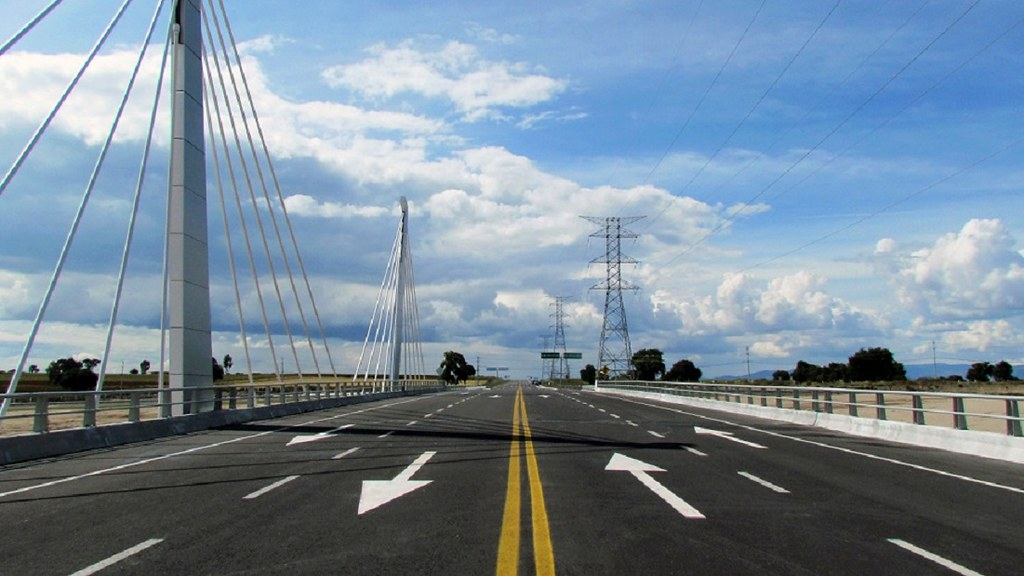
#> input picture record_lineas/imagen.jpg, 1024 x 576 px, given in place of video_cars3.mp4, which was not available
$ python record_line.py
#> lines starting #> are read from the running program, lines starting #| are printed output that depends on the picture; after the words box and inside, x2 and y2 are one past the last pixel; in counts of white or black regions, pixels touching at a corner belong together; pictures that were not available may be replaced by others from this repository, and a replacement may not be noted
import cv2
import numpy as np
import socket
import time


# Crea un objeto de socket
##sock = socket.socket(socket.AF_INET, socket.SOCK_STREAM)
# Conecta el socket al servidor en render.py
##server_address = ('localhost', 1234)
##sock.connect(server_address)


def canny(image):
    gray = cv2.cvtColor(image, cv2.COLOR_RGB2GRAY)
    blur = cv2.GaussianBlur(gray, (5,5),0)
    canny = cv2.Canny(blur, 50 ,150)
    return canny

def detectar_lineas(imagen, y_limite):
    # Convertir la imagen a escala de grises
    imagen_gris = cv2.cvtColor(imagen, cv2.COLOR_BGR2GRAY)
    # Aplicar suavizado para reducir el ruido
    imagen_suavizada = cv2.GaussianBlur(imagen_gris, (5, 5), 0)
    # Detectar bordes con el operador de Canny
    bordes = cv2.Canny(imagen_suavizada, 50, 150, apertureSize=3)
    # Detectar líneas utilizando la transformada de Hough
    lineas = cv2.HoughLinesP(bordes, 1, np.pi/180, threshold=50, minLineLength=50, maxLineGap=10)
    # Dibujar las líneas detectadas
    imagen_resultado = imagen.copy()
    coordenadas_lineas = []
    if lineas is not None:
        for linea in lineas:
            x1, y1, x2, y2 = linea[0]
            if y1 >= y_limite and y2 >= y_limite:
                coordenadas_lineas.append((x1, y1, x2, y2))
                if abs(x2 - x1) > abs(y2 - y1):
                    # Línea horizontal
                    cv2.line(imagen_resultado, (x1, y1), (x2, y2), (0, 255, 0), 2)
                else:
                    # Línea punteada
                    cv2.line(imagen_resultado, (x1, y1), (x2, y2), (0, 0, 255), 2, cv2.LINE_AA)
    return imagen_resultado, np.array(coordenadas_lineas)


def region_of_interest(frame):
    height, width, _ = frame.shape
    # Define las coordenadas del rectángulo de interés
    top_left = (0, int(height * 0.6))  # Esquina superior izquierda
    y_limite = int(frame.shape[0] * 0.61)
    bottom_right = (width, height)  # Esquina inferior derecha
    # Crea una imagen en negro del mismo tamaño que el marco original
    mask = np.zeros_like(frame)
    # Dibuja un rectángulo blanco en la máscara
    cv2.rectangle(mask, top_left, bottom_right, (255, 255, 255), -1)
    # Aplica la máscara al marco original utilizando la operación bitwise AND
    cropped_image = cv2.bitwise_and(frame, mask)
    #combined_image = cv2.addWeighted(frame, 1, cropped_image, 0.5, 0)
    return cropped_image, y_limite


def dibujar_lineas_en_frame(frame, lineas):
    frame_con_lineas = frame.copy()
    for linea in lineas:
        x1, y1, x2, y2 = linea
        #print(x1, y1, x2, y2)
        #lista_actualizable = [1,2,3,4,5]
            # Actualiza la lista
        #lista_actualizable.append(lista_actualizable[4] + linea)

        # Convierte la lista a una cadena de texto
        datos = " ".join(str(x) for x in linea)
        #print(datos)
        #os.system('cls')

        # Envía los datos al servidor en render.py
        ##sock.sendall(datos.encode())

        # Espera un segundo antes de la siguiente actualización
        time.sleep(0.001)


        cv2.line(frame_con_lineas, (x1, y1), (x2, y2), (0, 255, 0), 2)
    return frame_con_lineas, datos


# Abrir el video
video = cv2.VideoCapture('../Multimedia/video_cars3.mp4')
while (video.isOpened()):
    # Leer un cuadro del video
    _, frame = video.read()
#> frame is the input picture: shape (576, 1024, 3); mean B, G, R 153.1, 137.6, 119.4
    frame=cv2.resize(frame,(1100,800))
#> frame: shape (800, 1100, 3)
    # Detectar líneas en el cuadro
    canny_image = canny(frame)
#> in canny, `gray = cv2.cvtColor(image, cv2.COLOR_RGB2GRAY)`:
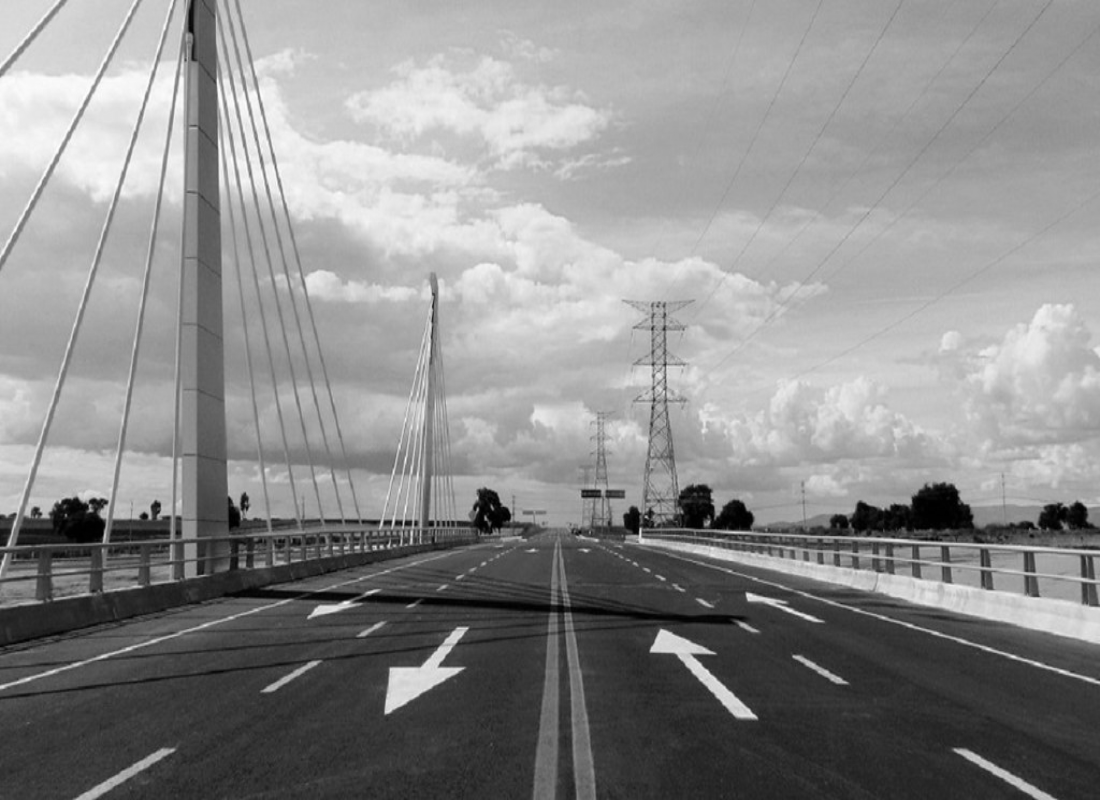
#> gray: shape (800, 1100); min 0, max 254, mean 140
#> in canny, `canny = cv2.Canny(blur, 50 ,150)`:
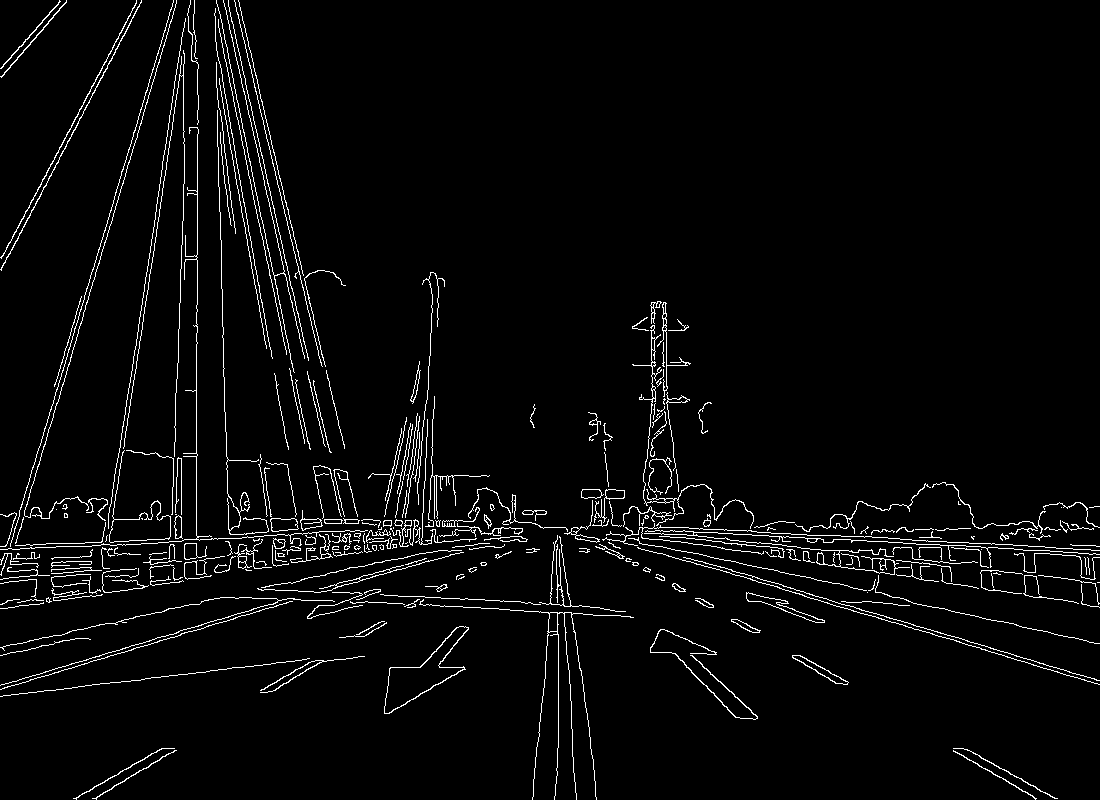
#> canny: shape (800, 1100); 3.5% white in thin lines or dots
    cropped_image, top_left = region_of_interest(frame)
#> in region_of_interest, `cv2.rectangle(mask, top_left, bottom_right, (255, 255, 255), -1)`: mask: shape (800, 1100, 3); 40% white; 1 white region, box (x1, y1, x2, y2) and area: (0, 480, 1100, 800) 352000
#> top_left = 488
    frame_con_lineas, lineas = detectar_lineas(cropped_image, top_left)
#> in detectar_lineas, `bordes = cv2.Canny(imagen_suavizada, 50, 150, apertureSize=3)`:
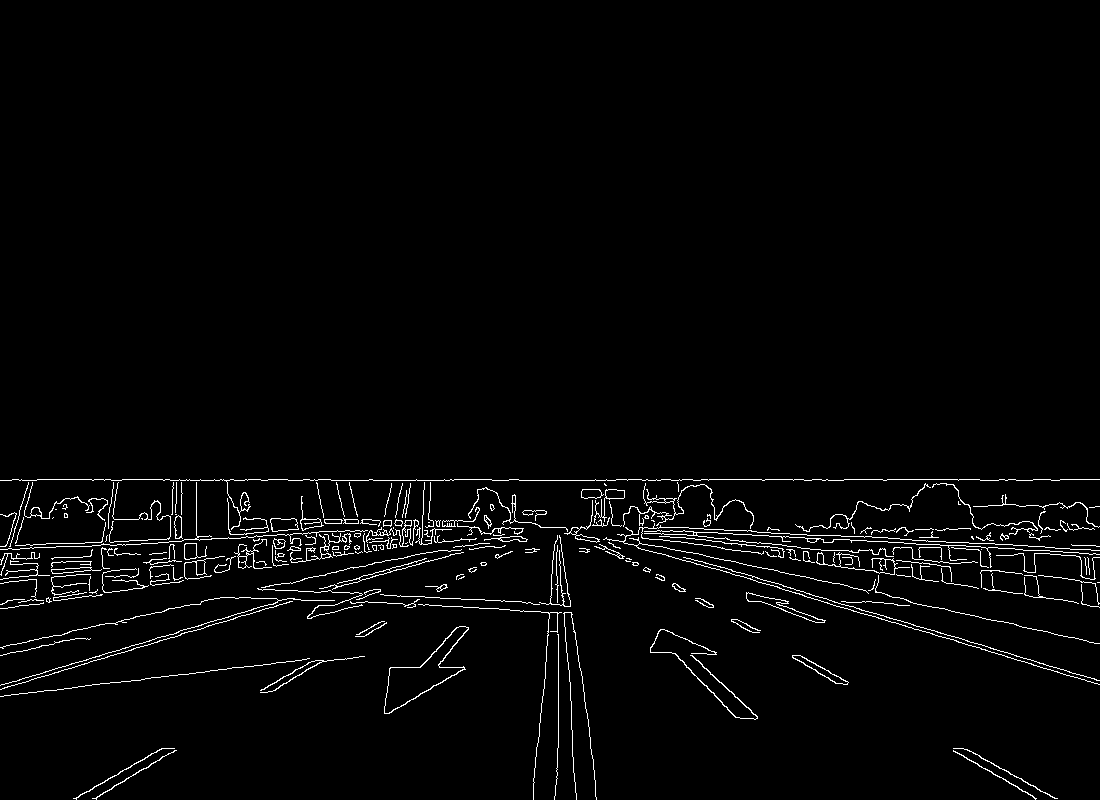
#> bordes: shape (800, 1100); 2.3% white in thin lines or dots, all inside (x1, y1, x2, y2) = (0, 479, 1100, 800)
#> in detectar_lineas, `lineas = cv2.HoughLinesP(bordes, 1, np.pi/180, threshold=50, minLineLe..`: lineas = 106 rows, first 6: [1033, 479, 1099, 479], [492, 480, 615, 480], [888, 538, 1069, 548], [200, 539, 262, 536], [595, 479, 827, 479], [15, 681, 289, 598]
#> the loop in detectar_lineas, `for linea in lineas:` made 106 passes
#> (x1, y1, x2, y2) on passes 1 to 12: (1033, 479, 1099, 479), (492, 480, 615, 480), (888, 538, 1069, 548), (200, 539, 262, 536), (595, 479, 827, 479), (15, 681, 289, 598), (833, 539, 1022, 549), (314, 538, 366, 537), (385, 540, 443, 539), (698, 536, 800, 547), (145, 678, 254, 665), (748, 551, 840, 565)
#> after the loop in detectar_lineas, `for linea in lineas:`:
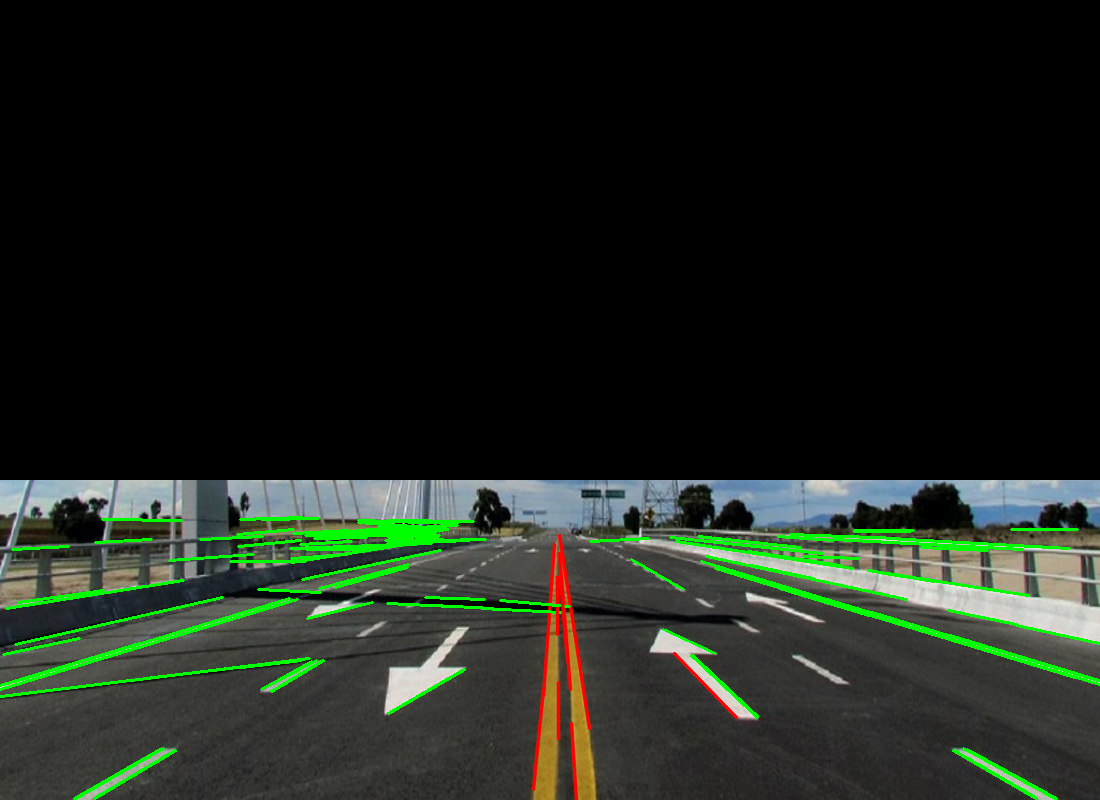
#> imagen_resultado: shape (800, 1100, 3); mean B, G, R 27.9, 35.9, 29.4
#> after the loop in detectar_lineas, `for linea in lineas:`: coordenadas_lineas = 101 items, first 6: (888, 538, 1069, 548), (200, 539, 262, 536), (15, 681, 289, 598), (833, 539, 1022, 549), (314, 538, 366, 537), (385, 540, 443, 539)
#> lineas = 101 rows, first 6: [888, 538, 1069, 548], [200, 539, 262, 536], [15, 681, 289, 598], [833, 539, 1022, 549], [314, 538, 366, 537], [385, 540, 443, 539]
    frame_con_lineas_convinadas,datos = dibujar_lineas_en_frame(frame, lineas)
#> the loop in dibujar_lineas_en_frame, `for linea in lineas:` made 101 passes
#> after the loop in dibujar_lineas_en_frame, `for linea in lineas:`:
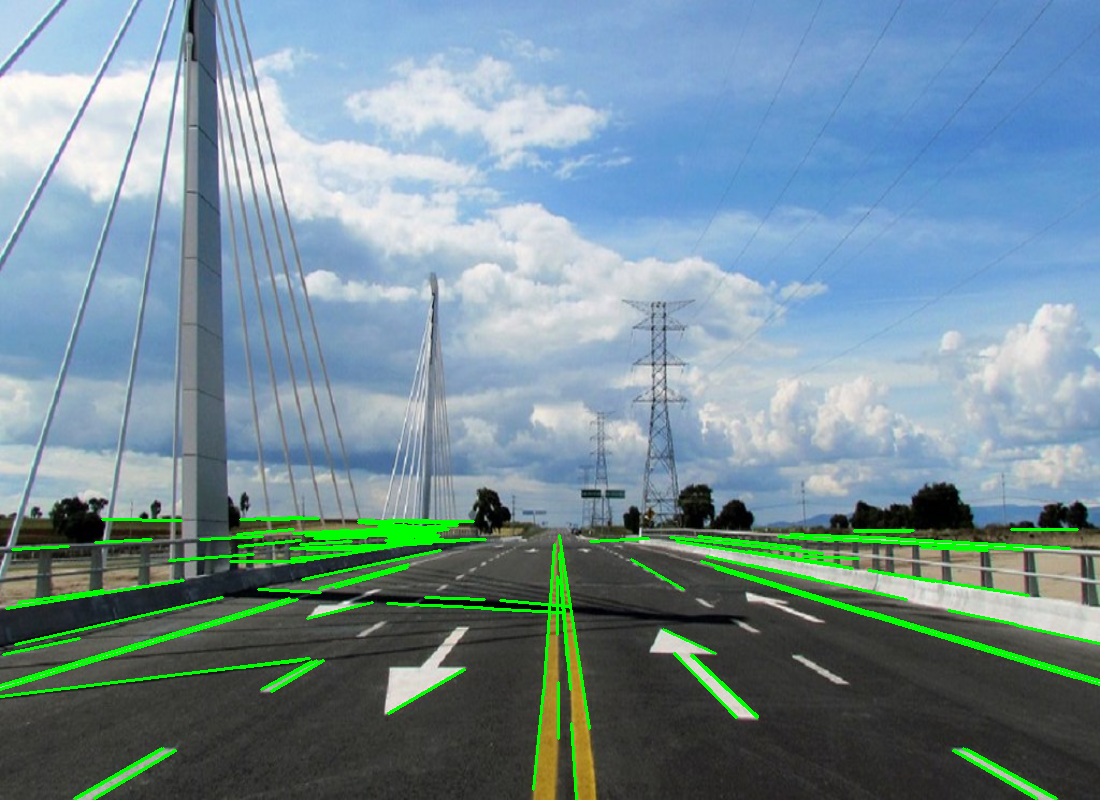
#> frame_con_lineas: shape (800, 1100, 3); mean B, G, R 150.2, 142, 116.2
#> datos = '663 629 715 653'
    #print(frame_con_lineas_convinadas)
    #combined_image = cv2.addWeighted(cropped_image, 1, frame_con_lineas_originales, 0.5, 0)
    # Mostrar el cuadro con las líneas detectadas
    cv2.imshow("Lineas detectadas", frame_con_lineas_convinadas)
    # Salir si se presiona la tecla 'q'
    if cv2.waitKey(50) & 0xFF == ord('q'):
#> (key q is pressed here)
        break

# Liberar los recursos
video.release()
cv2.destroyAllWindows()

$ run again, on record_lineas/test_image.jpg
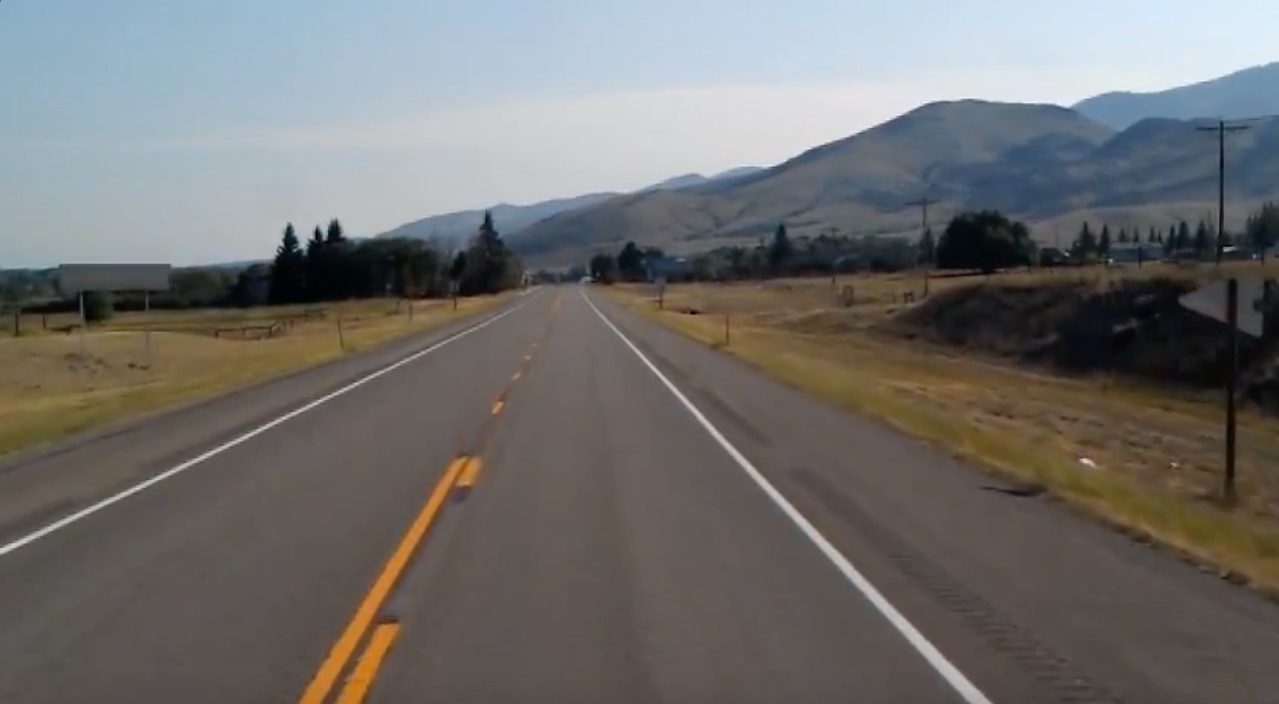
#> input picture record_lineas/test_image.jpg, 1279 x 704 px, given in place of video_cars3.mp4, which was not available
#> frame is the input picture: shape (704, 1279, 3); mean B, G, R 109.2, 111.3, 112.4
#> frame: shape (800, 1100, 3)
#> canny: shape (800, 1100); 0.82% white in thin lines or dots
#> mask: shape (800, 1100, 3); 40% white; 1 white region, box (x1, y1, x2, y2) and area: (0, 480, 1100, 800) 352000
#> `cropped_image, top_left = region_of_interest(frame)`: top_left = 488
#> bordes: shape (800, 1100); 0.48% white in thin lines or dots, all inside (x1, y1, x2, y2) = (0, 479, 1100, 800)
#> in detectar_lineas, `lineas = cv2.HoughLinesP(bordes, 1, np.pi/180, threshold=50, minLineLe..`: lineas = 25 rows, first 6: [414, 479, 599, 479], [603, 480, 834, 799], [1036, 480, 1099, 480], [292, 727, 374, 558], [609, 480, 795, 726], [276, 798, 378, 570]
#> the loop in detectar_lineas, `for linea in lineas:` made 25 passes
#> after the loop in detectar_lineas, `for linea in lineas:`:
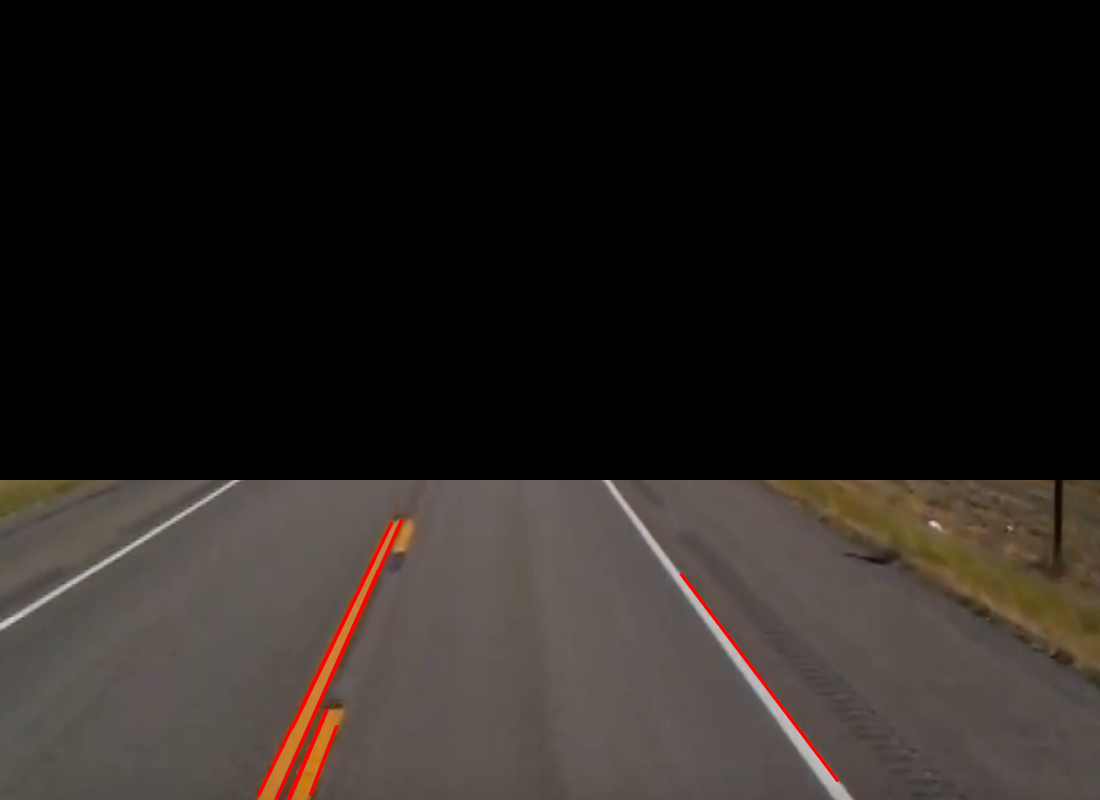
#> imagen_resultado: shape (800, 1100, 3); mean B, G, R 30.4, 33.7, 38.6
#> after the loop in detectar_lineas, `for linea in lineas:`: coordenadas_lineas = [(292, 727, 374, 558), (276, 798, 378, 570), (681, 574, 837, 780), (258, 795, 292, 725), (330, 678, 401, 520), (310, 794, 336, 726), (288, 798, 326, 710), (300, 709, 391, 523), (289, 799, 326, 711)]
#> `frame_con_lineas, lineas = detectar_lineas(cropped_image, top_left)`: lineas = [[292, 727, 374, 558], [276, 798, 378, 570], [681, 574, 837, 780], [258, 795, 292, 725], [330, 678, 401, 520], [310, 794, 336, 726], [288, 798, 326, 710], [300, 709, 391, 523], [289, 799, 326, 711]]
#> the loop in dibujar_lineas_en_frame, `for linea in lineas:` made 9 passes
#> after the loop in dibujar_lineas_en_frame, `for linea in lineas:`:
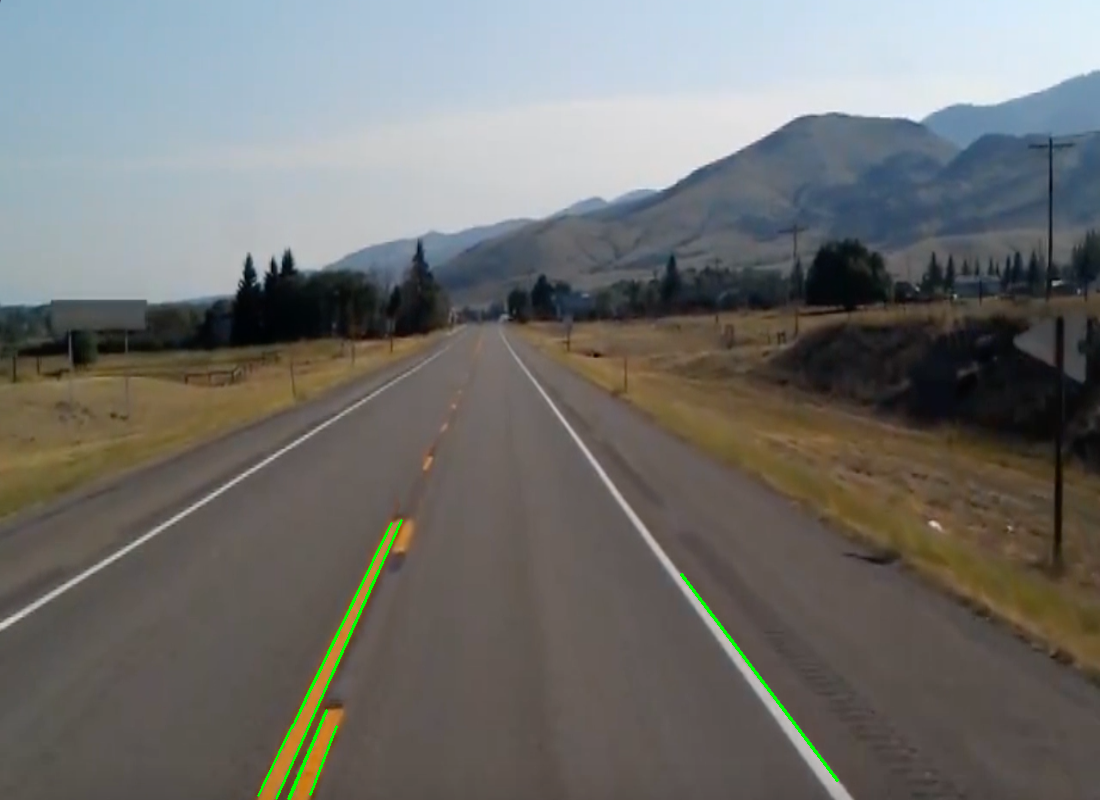
#> frame_con_lineas: shape (800, 1100, 3); mean B, G, R 108.9, 111.8, 111.8
#> datos = '289 799 326 711'
